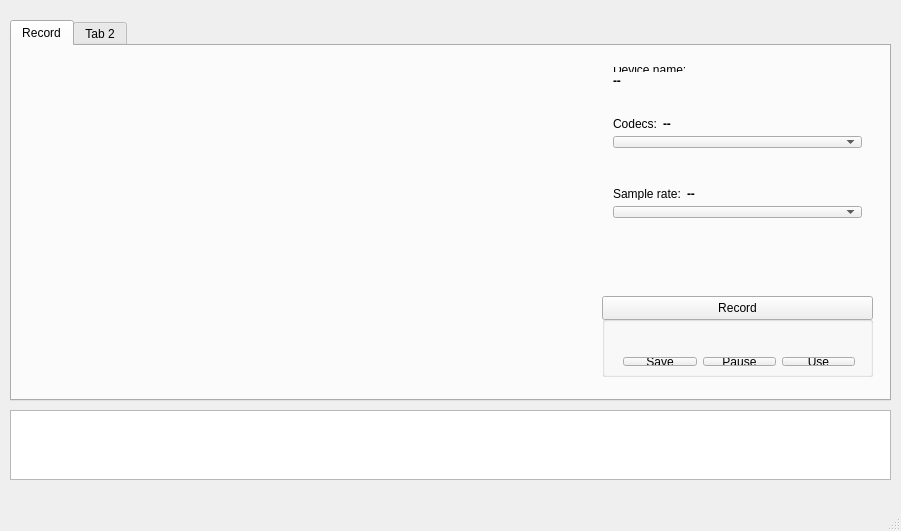
<?xml version="1.0" encoding="UTF-8"?>
<ui version="4.0">
 <class>jAudio</class>
 <widget class="QMainWindow" name="jAudio">
  <property name="geometry">
   <rect>
    <x>0</x>
    <y>0</y>
    <width>901</width>
    <height>531</height>
   </rect>
  </property>
  <property name="windowTitle">
   <string>jAudio</string>
  </property>
  <widget class="QWidget" name="centralWidget">
   <widget class="QTabWidget" name="tabWidget">
    <property name="geometry">
     <rect>
      <x>10</x>
      <y>20</y>
      <width>881</width>
      <height>381</height>
     </rect>
    </property>
    <widget class="QWidget" name="tab">
     <attribute name="title">
      <string>Record</string>
     </attribute>
     <widget class="QPushButton" name="bRecord">
      <property name="geometry">
       <rect>
        <x>590</x>
        <y>250</y>
        <width>271</width>
        <height>24</height>
       </rect>
      </property>
      <property name="text">
       <string>Record</string>
      </property>
      <property name="icon">
       <iconset>
        <normalon>:/bIcons/iRecord.png</normalon>
       </iconset>
      </property>
     </widget>
     <widget class="QGroupBox" name="bActionGroup">
      <property name="geometry">
       <rect>
        <x>590</x>
        <y>270</y>
        <width>271</width>
        <height>61</height>
       </rect>
      </property>
      <property name="title">
       <string/>
      </property>
      <widget class="QWidget" name="horizontalLayoutWidget">
       <property name="geometry">
        <rect>
         <x>10</x>
         <y>30</y>
         <width>254</width>
         <height>31</height>
        </rect>
       </property>
       <layout class="QHBoxLayout" name="horizontalLayout">
        <item>
         <widget class="QPushButton" name="pushButton">
          <property name="text">
           <string>Save</string>
          </property>
          <property name="icon">
           <iconset>
            <normalon>:/bIcons/iSave.png</normalon>
           </iconset>
          </property>
         </widget>
        </item>
        <item>
         <widget class="QPushButton" name="bPause">
          <property name="text">
           <string>Pause</string>
          </property>
          <property name="icon">
           <iconset>
            <normalon>:/bIcons/iPause.png</normalon>
           </iconset>
          </property>
         </widget>
        </item>
        <item>
         <widget class="QPushButton" name="bUse">
          <property name="text">
           <string>Use</string>
          </property>
          <property name="icon">
           <iconset>
            <normalon>:/bIcons/iUse.png</normalon>
           </iconset>
          </property>
         </widget>
        </item>
       </layout>
      </widget>
     </widget>
     <widget class="QWidget" name="verticalLayoutWidget">
      <property name="geometry">
       <rect>
        <x>590</x>
        <y>10</y>
        <width>271</width>
        <height>38</height>
       </rect>
      </property>
      <layout class="QVBoxLayout" name="verticalLayout">
       <item>
        <widget class="QLabel" name="label">
         <property name="text">
          <string>Device name:</string>
         </property>
        </widget>
       </item>
       <item>
        <widget class="QLabel" name="lDeviceName">
         <property name="font">
          <font>
           <weight>75</weight>
           <bold>true</bold>
          </font>
         </property>
         <property name="text">
          <string>--</string>
         </property>
        </widget>
       </item>
      </layout>
     </widget>
     <widget class="QWidget" name="verticalLayoutWidget_2">
      <property name="geometry">
       <rect>
        <x>590</x>
        <y>60</y>
        <width>271</width>
        <height>53</height>
       </rect>
      </property>
      <layout class="QVBoxLayout" name="verticalLayout_2">
       <item>
        <layout class="QHBoxLayout" name="horizontalLayout_2">
         <item>
          <widget class="QLabel" name="label_2">
           <property name="text">
            <string>Codecs:</string>
           </property>
          </widget>
         </item>
         <item>
          <widget class="QLabel" name="lCodecsNumber">
           <property name="font">
            <font>
             <weight>75</weight>
             <bold>true</bold>
            </font>
           </property>
           <property name="text">
            <string>--</string>
           </property>
          </widget>
         </item>
         <item>
          <spacer name="horizontalSpacer">
           <property name="orientation">
            <enum>Qt::Horizontal</enum>
           </property>
           <property name="sizeHint" stdset="0">
            <size>
             <width>40</width>
             <height>20</height>
            </size>
           </property>
          </spacer>
         </item>
        </layout>
       </item>
       <item>
        <widget class="QComboBox" name="cCodecs"/>
       </item>
      </layout>
     </widget>
     <widget class="QWidget" name="verticalLayoutWidget_3">
      <property name="geometry">
       <rect>
        <x>590</x>
        <y>130</y>
        <width>271</width>
        <height>53</height>
       </rect>
      </property>
      <layout class="QVBoxLayout" name="verticalLayout_3">
       <item>
        <layout class="QHBoxLayout" name="horizontalLayout_3">
         <item>
          <widget class="QLabel" name="label_4">
           <property name="text">
            <string>Sample rate:</string>
           </property>
          </widget>
         </item>
         <item>
          <widget class="QLabel" name="lSampleNumber">
           <property name="font">
            <font>
             <weight>75</weight>
             <bold>true</bold>
            </font>
           </property>
           <property name="text">
            <string>--</string>
           </property>
          </widget>
         </item>
         <item>
          <spacer name="horizontalSpacer_2">
           <property name="orientation">
            <enum>Qt::Horizontal</enum>
           </property>
           <property name="sizeHint" stdset="0">
            <size>
             <width>40</width>
             <height>20</height>
            </size>
           </property>
          </spacer>
         </item>
        </layout>
       </item>
       <item>
        <widget class="QComboBox" name="cSample"/>
       </item>
      </layout>
     </widget>
    </widget>
    <widget class="QWidget" name="tab_2">
     <attribute name="title">
      <string>Tab 2</string>
     </attribute>
    </widget>
   </widget>
   <widget class="QTextEdit" name="jInfo">
    <property name="geometry">
     <rect>
      <x>10</x>
      <y>410</y>
      <width>881</width>
      <height>70</height>
     </rect>
    </property>
   </widget>
  </widget>
  <widget class="QMenuBar" name="menuBar">
   <property name="geometry">
    <rect>
     <x>0</x>
     <y>0</y>
     <width>901</width>
     <height>20</height>
    </rect>
   </property>
  </widget>
  <widget class="QStatusBar" name="statusBar"/>
 </widget>
 <layoutdefault spacing="6" margin="11"/>
 <tabstops>
  <tabstop>bRecord</tabstop>
  <tabstop>pushButton</tabstop>
  <tabstop>bPause</tabstop>
  <tabstop>bUse</tabstop>
 </tabstops>
 <resources/>
 <connections/>
</ui>
